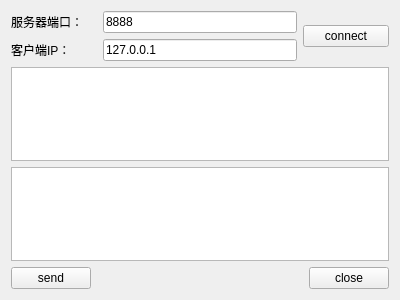
<?xml version="1.0" encoding="UTF-8"?>
<ui version="4.0">
 <class>ClientWidget</class>
 <widget class="QWidget" name="ClientWidget">
  <property name="geometry">
   <rect>
    <x>0</x>
    <y>0</y>
    <width>400</width>
    <height>300</height>
   </rect>
  </property>
  <property name="windowTitle">
   <string>Form</string>
  </property>
  <layout class="QGridLayout" name="gridLayout">
   <item row="0" column="0" colspan="2">
    <widget class="QLabel" name="label">
     <property name="text">
      <string>服务器端口：</string>
     </property>
    </widget>
   </item>
   <item row="0" column="2">
    <widget class="QLineEdit" name="lineEditPort">
     <property name="text">
      <string>8888</string>
     </property>
    </widget>
   </item>
   <item row="0" column="3" rowspan="2" colspan="2">
    <widget class="QPushButton" name="buttonConnect">
     <property name="text">
      <string>connect</string>
     </property>
    </widget>
   </item>
   <item row="1" column="0" colspan="2">
    <widget class="QLabel" name="label_2">
     <property name="text">
      <string>客户端IP：</string>
     </property>
    </widget>
   </item>
   <item row="1" column="2">
    <widget class="QLineEdit" name="lineEditIP">
     <property name="text">
      <string>127.0.0.1</string>
     </property>
    </widget>
   </item>
   <item row="2" column="0" colspan="5">
    <widget class="QTextEdit" name="textEditRead">
     <property name="readOnly">
      <bool>true</bool>
     </property>
    </widget>
   </item>
   <item row="3" column="0" colspan="5">
    <widget class="QTextEdit" name="textEditWrite"/>
   </item>
   <item row="4" column="0">
    <widget class="QPushButton" name="buttonSend">
     <property name="text">
      <string>send</string>
     </property>
    </widget>
   </item>
   <item row="4" column="1" colspan="3">
    <spacer name="horizontalSpacer">
     <property name="orientation">
      <enum>Qt::Horizontal</enum>
     </property>
     <property name="sizeHint" stdset="0">
      <size>
       <width>217</width>
       <height>20</height>
      </size>
     </property>
    </spacer>
   </item>
   <item row="4" column="4">
    <widget class="QPushButton" name="buttonClose">
     <property name="text">
      <string>close</string>
     </property>
    </widget>
   </item>
  </layout>
 </widget>
 <resources/>
 <connections/>
</ui>
